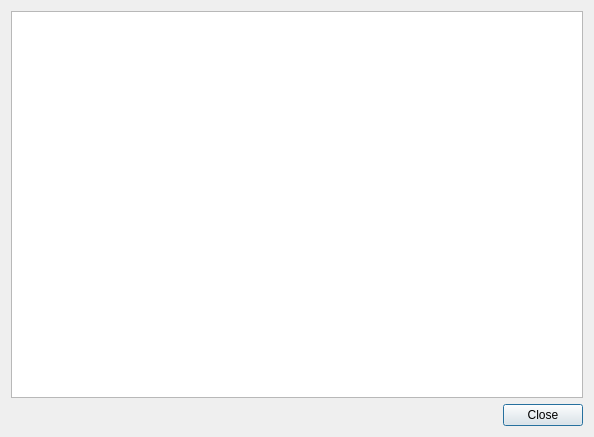
<?xml version="1.0" encoding="UTF-8"?>
<ui version="4.0">
 <class>WhatsNewDialog</class>
 <widget class="QDialog" name="WhatsNewDialog">
  <property name="geometry">
   <rect>
    <x>0</x>
    <y>0</y>
    <width>594</width>
    <height>437</height>
   </rect>
  </property>
  <property name="windowTitle">
   <string>What's New</string>
  </property>
  <property name="styleSheet">
   <string notr="true">background-image: url(:/img/data/parchment.jpg);</string>
  </property>
  <layout class="QVBoxLayout" name="verticalLayout">
   <item>
    <widget class="QTextBrowser" name="textBrowser">
     <property name="openExternalLinks">
      <bool>true</bool>
     </property>
    </widget>
   </item>
   <item>
    <widget class="QDialogButtonBox" name="buttonBox">
     <property name="standardButtons">
      <set>QDialogButtonBox::Close</set>
     </property>
    </widget>
   </item>
  </layout>
 </widget>
 <resources/>
 <connections>
  <connection>
   <sender>buttonBox</sender>
   <signal>accepted()</signal>
   <receiver>WhatsNewDialog</receiver>
   <slot>close()</slot>
   <hints>
    <hint type="sourcelabel">
     <x>482</x>
     <y>400</y>
    </hint>
    <hint type="destinationlabel">
     <x>296</x>
     <y>218</y>
    </hint>
   </hints>
  </connection>
  <connection>
   <sender>buttonBox</sender>
   <signal>rejected()</signal>
   <receiver>WhatsNewDialog</receiver>
   <slot>close()</slot>
   <hints>
    <hint type="sourcelabel">
     <x>482</x>
     <y>400</y>
    </hint>
    <hint type="destinationlabel">
     <x>296</x>
     <y>218</y>
    </hint>
   </hints>
  </connection>
 </connections>
</ui>
